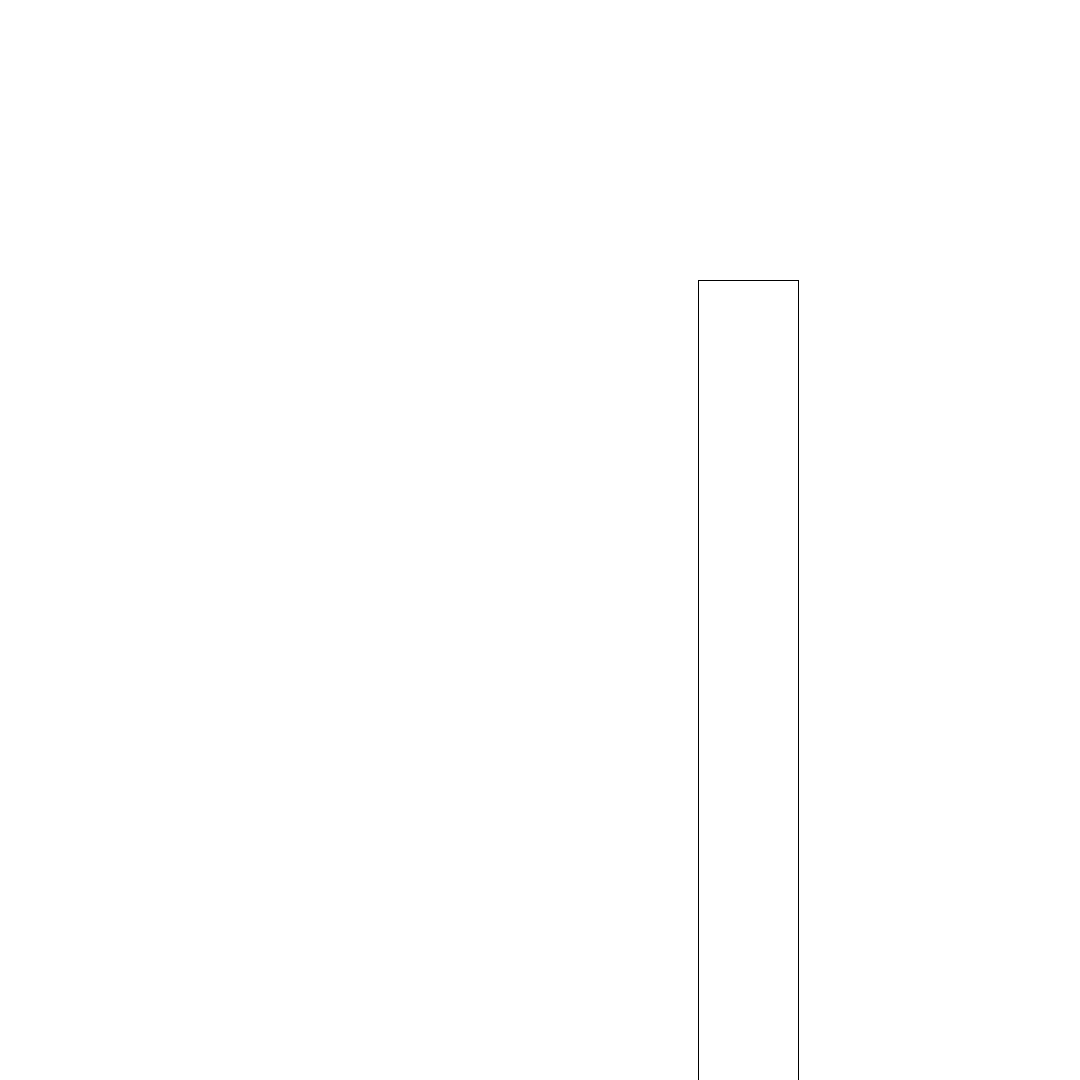
Frame 1 (no input)
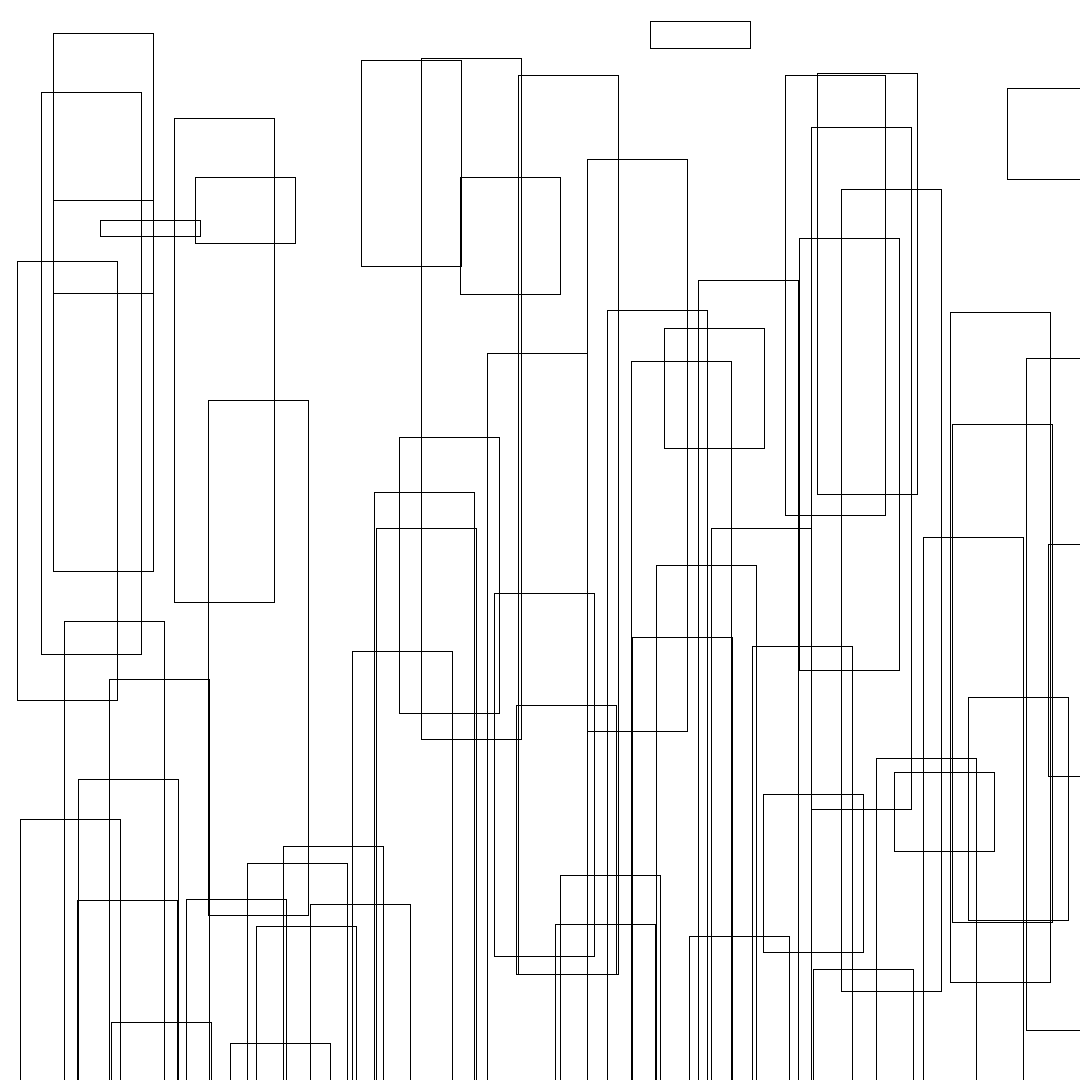
Frame 60 (the mouse pressed at the canvas centre just before this capture)
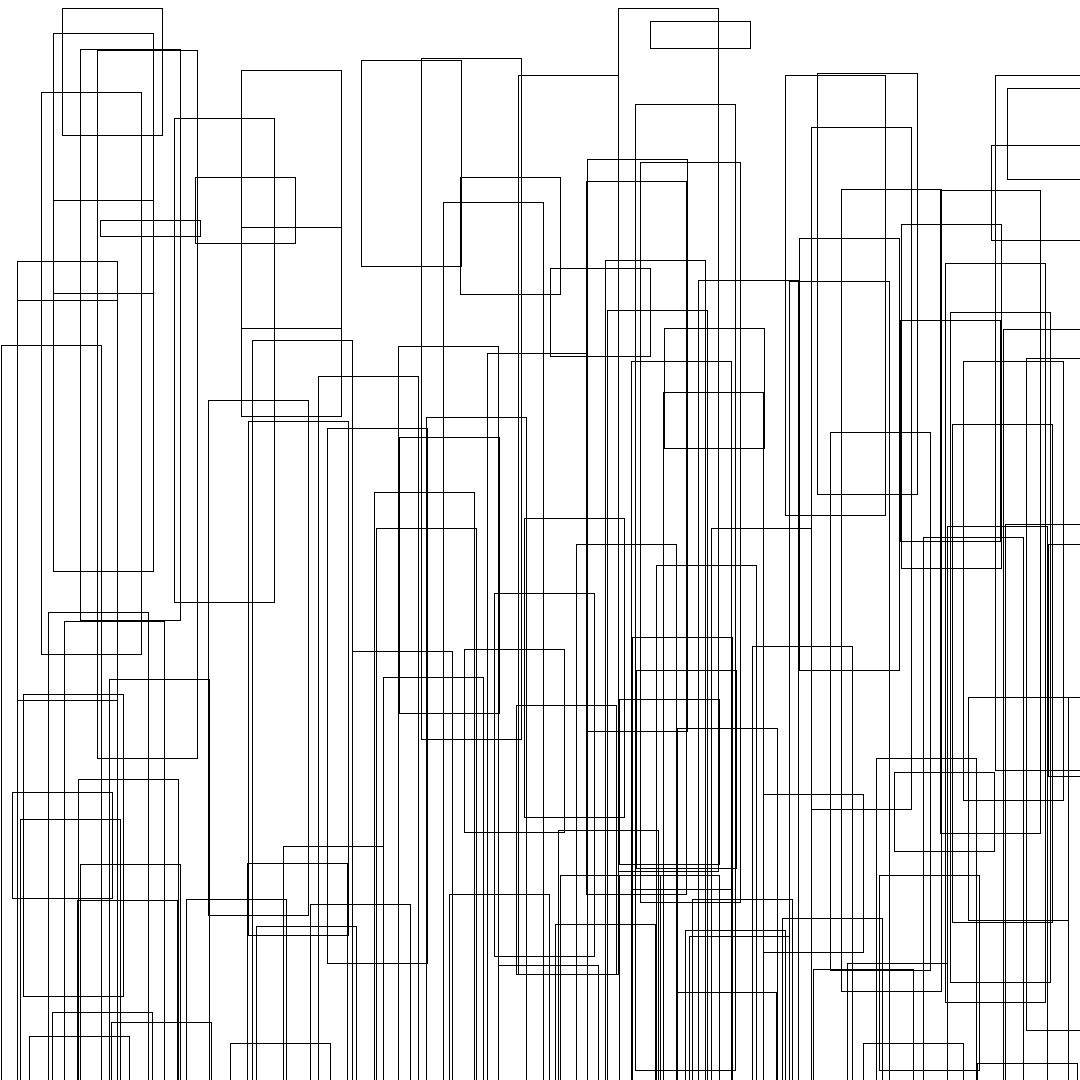
Frame 120 (the mouse held since frame 60 and released just before this capture)

The Processing sketch that drew these frames (run headless with seeded random() and noise(); from frame 60 on, the mouse is pressed at the canvas centre):

// Processing sketch: week02_AlpTugan_04_Generative_Randomness
// ── week02_AlpTugan_04_Generative_Randomness.pde
// this is comment for the following codes snippet


// runs only once the program compiled
void setup() {
  // set window location to 1st monitor
  surface.setLocation(100,200);
  // Set the size of my processing window
  size(1080, 1080);
  background(#ffffff);
  frameRate(60);
  
}


// Runs until program stops
void draw() {
  
  // draw rectangle x = 0 and y  = 0position
  // width = 1000
  // height = 200
  
  /*
  fill(#ff0000);
  noStroke();
  stroke(#00ff00);
  strokeWeight(6);
  */
  
  noFill();
  
  rect(random(0,width), random(0,height), 100, random(0,height));
  
}
